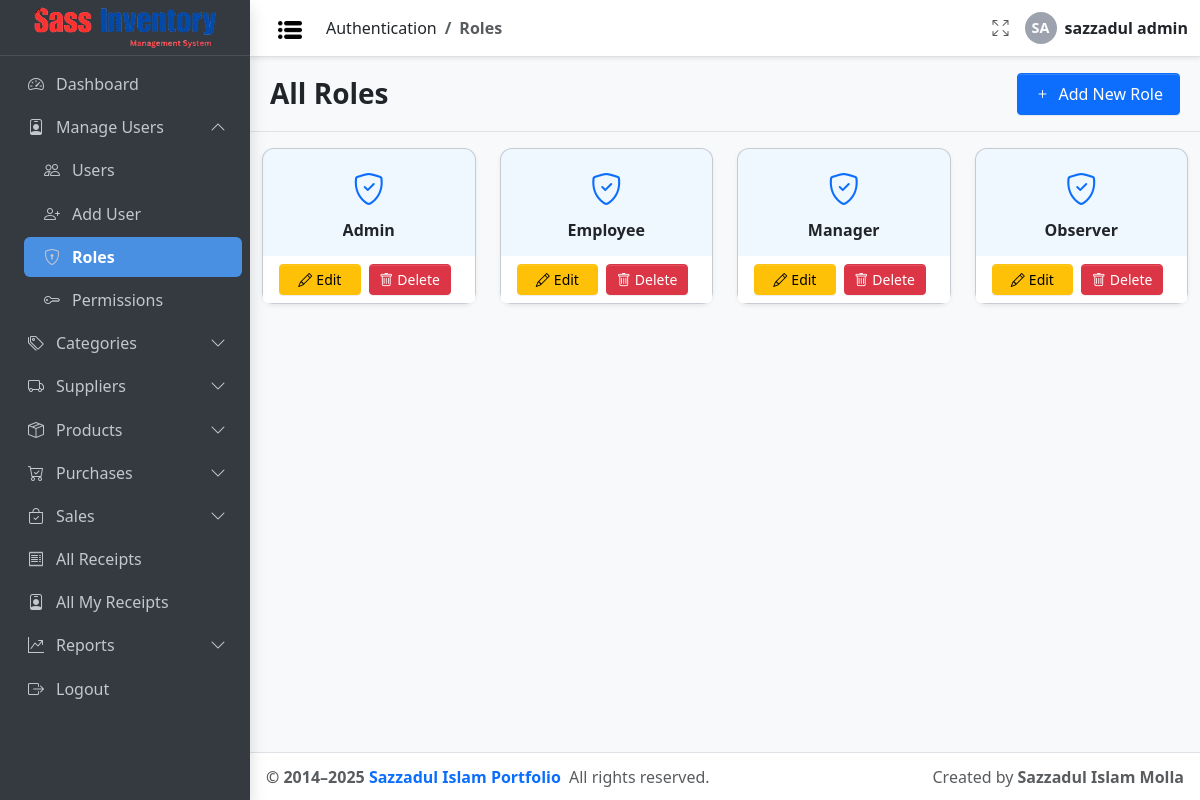
The app's page /auth/roles.php (signed in) with its own data.
### tables this page shows
CREATE TABLE `role` (
  `id` int(11) NOT NULL,
  `role_name` varchar(50) NOT NULL
);

### config/db_config.php (called while the page is built, shortened)
<?php
$Project_URL = "http://localhost/Sass_Inventory_Management/";

### Inc/link.php (called while the page is built, shortened)
<?php
function getUserPermissions($roleId, $conn)
{
  $permissions = [];
  $stmt = $conn->prepare("
        SELECT permission_name
        FROM role_permission_matrix
        WHERE role_id = ? AND assigned = 1
    ");
  $stmt->bind_param("i", $roleId);
  $stmt->execute();
  $result = $stmt->get_result();
  while ($row = $result->fetch_assoc()) {
    $permissions[] = $row['permission_name'];
  }
  return $permissions;
}

### auth/roles.php (the view, shortened to what this page needs)
<?php
include_once __DIR__ . '/../config/auth_guard.php';
?>
<!doctype html>
<html lang="en">
<head>
  <link rel="stylesheet"
    href="https://cdn.jsdelivr.net/npm/@fontsource/source-sans-3@5.0.12/index.css"
    media="print" onload="this.media='all'" />
  <link rel="stylesheet"
    href="https://cdn.jsdelivr.net/npm/bootstrap-icons@1.13.1/font/bootstrap-icons.min.css" />
  <link rel="stylesheet" href="<?= $Project_URL ?>/css/adminlte.css" />
</head>
<?php
$conn = connectDB();
$sql = "SELECT * FROM role ORDER BY id ASC";
$result = $conn->query($sql);
?>
<body class="layout-fixed sidebar-expand-lg bg-body-tertiary">
  <div class="app-wrapper">
    <?php include_once '../Inc/Navbar.php'; ?>
    <?php include_once '../Inc/Sidebar.php'; ?>
    <main class="app-main">
      <div class="app-content-header py-3 border-bottom">
        <div class="container-fluid d-flex justify-content-between align-items-center flex-wrap">
          <h3 class="mb-0" style="font-weight: 800;">All Roles</h3>
          <a href="add_role.php" class="btn btn-sm btn-primary px-3 py-2" style="font-size: medium;">
            <i class="bi bi-plus me-1"></i> Add New Role
          </a>
        </div>
      </div>
      <div class="app-content-body mt-3">
        <div class="container-fluid">
          <?php if ($result->num_rows == 0): ?>
            <div class="text-center text-muted py-5">
              <i class="bi bi-inbox fs-1 d-block mb-2"></i>
              <h5>No roles found</h5>
            </div>
          <?php else: ?>
            <div class="row g-4">
              <?php while ($row = $result->fetch_assoc()): ?>
                <div class="col-lg-3 col-md-4 col-sm-6">
                  <div class="card role-card h-100 shadow-sm">
                    <div class="card-body d-flex flex-column justify-content-center align-items-center text-center">
                      <i class="bi bi-shield-check fs-2 text-primary mb-2"></i>
                      <h5 class="role-card-title mb-0"><?= htmlspecialchars($row['role_name']) ?></h5>
                    </div>
                    <div class="card-footer bg-white border-0 d-flex gap-2">
                      <a href="edit_role.php?id=<?= urlencode($row['id']) ?>"
                        class="btn btn-warning btn-sm w-50">
                        <i class="bi bi-pencil"></i> Edit
                      </a>
                      <a href="delete_role.php?id=<?= urlencode($row['id']) ?>"
                        onclick="return confirm('Delete this role?')"
                        class="btn btn-danger btn-sm w-50">
                        <i class="bi bi-trash"></i> Delete
                      </a>
                    </div>
                  </div>
                </div>
              <?php endwhile; ?>
            </div>
          <?php endif; ?>
        </div>
      </div>
    </main>
    <?php include_once '../Inc/Footer.php'; ?>
  </div>
</body>
</html>

### auth/roles.php (style rules this page uses)
.role-card { background-color: #e9f5ff; border-radius: 0.75rem; transition: transform 0.25s ease, box-shadow 0.25s ease; }
.role-card { background-color: #f0f8ff; border-radius: 0.75rem; transition: transform 0.3s ease, box-shadow 0.3s ease; cursor: pointer; }
.role-card .card-footer { display: flex; gap: 0.5rem; justify-content: center; border-top: 1px solid #e0e0e0; background-color: #ffffff; }
.role-card .card-footer a { flex: 1; display: flex; align-items: center; justify-content: center; gap: 0.25rem; transition: background-color 0.2s, transform 0.2s; }
.role-card-title { font-weight: 700; font-size: 1rem; white-space: nowrap; overflow: hidden; text-overflow: ellipsis; }

### records on screen
role: role_name "Admin"
role: role_name "Employee"
role: role_name "Manager"
role: role_name "Observer"

### other values on screen
$parentTitle "Authentication"
$childTitle "Roles"
$initials "SA"
$_SESSION['username'] "sazzadul admin"
$menu['title'] "Dashboard"
$menu['title'] "Manage Users"
$sub['title'] "Users"
$sub['title'] "Add User"
$sub['title'] "Roles"
$sub['title'] "Permissions"
$menu['title'] "Categories"
$menu['title'] "Suppliers"
$menu['title'] "Products"
$menu['title'] "Purchases"
$menu['title'] "Sales"
